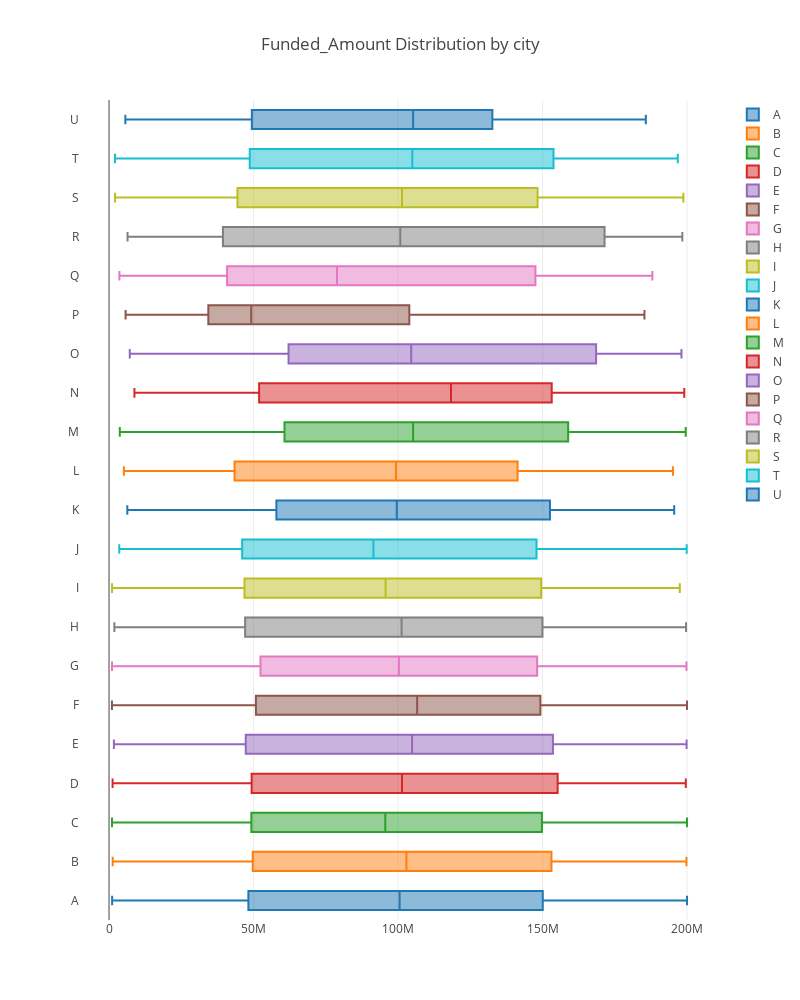

Here is the notebook cell this chart was saved with:
### Code cell
trace = []
for name, group in data.groupby("City_NAME"):
    trace.append ( 
        go.Box(
            x=group["Funded_Amount"].values,
            name=name
        )
    )
layout = go.Layout(
    title='Funded_Amount Distribution by city',
    width = 800,
    height = 1000
)
#data = [trace0, trace1]
fig = go.Figure(data=trace, layout=layout)
py.iplot(fig, filename="Funded_Amount_by_City")
